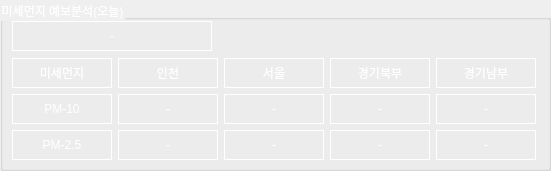
   <widget class="QGroupBox" name="groupBox_analysis_today">
    <property name="geometry">
     <rect>
      <x>10</x>
      <y>160</y>
      <width>551</width>
      <height>171</height>
     </rect>
    </property>
    <property name="styleSheet">
     <string notr="true">color: rgb(255, 255, 255);</string>
    </property>
    <property name="title">
     <string>미세먼지 예보분석(오늘)</string>
    </property>
    <widget class="QWidget" name="gridLayoutWidget_3">
     <property name="geometry">
      <rect>
       <x>10</x>
       <y>20</y>
       <width>528</width>
       <height>142</height>
      </rect>
     </property>
     <layout class="QGridLayout" name="gridLayout_analysis_today">
      <item row="0" column="0">
       <widget class="QLabel" name="label_analysis_time">
        <property name="sizePolicy">
         <sizepolicy hsizetype="Fixed" vsizetype="Fixed">
          <horstretch>0</horstretch>
          <verstretch>0</verstretch>
         </sizepolicy>
        </property>
        <property name="minimumSize">
         <size>
          <width>200</width>
          <height>30</height>
         </size>
        </property>
        <property name="frameShape">
         <enum>QFrame::Box</enum>
        </property>
        <property name="frameShadow">
         <enum>QFrame::Plain</enum>
        </property>
        <property name="lineWidth">
         <number>1</number>
        </property>
        <property name="text">
         <string>-</string>
        </property>
        <property name="alignment">
         <set>Qt::AlignCenter</set>
        </property>
       </widget>
      </item>
      <item row="1" column="0">
       <layout class="QGridLayout" name="gridLayout_analysis_today_table">
        <item row="0" column="0">
         <widget class="QLabel" name="label_analysis_header">
          <property name="sizePolicy">
           <sizepolicy hsizetype="Fixed" vsizetype="Fixed">
            <horstretch>0</horstretch>
            <verstretch>0</verstretch>
           </sizepolicy>
          </property>
          <property name="minimumSize">
           <size>
            <width>100</width>
            <height>30</height>
           </size>
          </property>
          <property name="frameShape">
           <enum>QFrame::Box</enum>
          </property>
          <property name="frameShadow">
           <enum>QFrame::Plain</enum>
          </property>
          <property name="lineWidth">
           <number>1</number>
          </property>
          <property name="text">
           <string>미세먼지</string>
          </property>
          <property name="alignment">
           <set>Qt::AlignCenter</set>
          </property>
         </widget>
        </item>
        <item row="2" column="4">
         <widget class="QLabel" name="label_analysis_pm25_today_04">
          <property name="sizePolicy">
           <sizepolicy hsizetype="Fixed" vsizetype="Fixed">
            <horstretch>0</horstretch>
            <verstretch>0</verstretch>
           </sizepolicy>
          </property>
          <property name="minimumSize">
           <size>
            <width>100</width>
            <height>30</height>
           </size>
          </property>
          <property name="frameShape">
           <enum>QFrame::Box</enum>
          </property>
          <property name="frameShadow">
           <enum>QFrame::Plain</enum>
          </property>
          <property name="lineWidth">
           <number>1</number>
          </property>
          <property name="text">
           <string>-</string>
          </property>
          <property name="alignment">
           <set>Qt::AlignCenter</set>
          </property>
         </widget>
        </item>
        <item row="1" column="3">
         <widget class="QLabel" name="label_analysis_pm10_today_03">
          <property name="sizePolicy">
           <sizepolicy hsizetype="Fixed" vsizetype="Fixed">
            <horstretch>0</horstretch>
            <verstretch>0</verstretch>
           </sizepolicy>
          </property>
          <property name="minimumSize">
           <size>
            <width>100</width>
            <height>30</height>
           </size>
          </property>
          <property name="frameShape">
           <enum>QFrame::Box</enum>
          </property>
          <property name="frameShadow">
           <enum>QFrame::Plain</enum>
          </property>
          <property name="lineWidth">
           <number>1</number>
          </property>
          <property name="text">
           <string>-</string>
          </property>
          <property name="alignment">
           <set>Qt::AlignCenter</set>
          </property>
         </widget>
        </item>
        <item row="2" column="1">
         <widget class="QLabel" name="label_analysis_pm25_today_01">
          <property name="sizePolicy">
           <sizepolicy hsizetype="Fixed" vsizetype="Fixed">
            <horstretch>0</horstretch>
            <verstretch>0</verstretch>
           </sizepolicy>
          </property>
          <property name="minimumSize">
           <size>
            <width>100</width>
            <height>30</height>
           </size>
          </property>
          <property name="frameShape">
           <enum>QFrame::Box</enum>
          </property>
          <property name="frameShadow">
           <enum>QFrame::Plain</enum>
          </property>
          <property name="lineWidth">
           <number>1</number>
          </property>
          <property name="text">
           <string>-</string>
          </property>
          <property name="alignment">
           <set>Qt::AlignCenter</set>
          </property>
         </widget>
        </item>
        <item row="1" column="0">
         <widget class="QLabel" name="label_analysis_pm10_column">
          <property name="sizePolicy">
           <sizepolicy hsizetype="Fixed" vsizetype="Fixed">
            <horstretch>0</horstretch>
            <verstretch>0</verstretch>
           </sizepolicy>
          </property>
          <property name="minimumSize">
           <size>
            <width>100</width>
            <height>30</height>
           </size>
          </property>
          <property name="frameShape">
           <enum>QFrame::Box</enum>
          </property>
          <property name="frameShadow">
           <enum>QFrame::Plain</enum>
          </property>
          <property name="lineWidth">
           <number>1</number>
          </property>
          <property name="text">
           <string>PM-10</string>
          </property>
          <property name="alignment">
           <set>Qt::AlignCenter</set>
          </property>
         </widget>
        </item>
        <item row="0" column="1">
         <widget class="QLabel" name="label_analysis_city_01_header">
          <property name="sizePolicy">
           <sizepolicy hsizetype="Fixed" vsizetype="Fixed">
            <horstretch>0</horstretch>
            <verstretch>0</verstretch>
           </sizepolicy>
          </property>
          <property name="minimumSize">
           <size>
            <width>100</width>
            <height>30</height>
           </size>
          </property>
          <property name="frameShape">
           <enum>QFrame::Box</enum>
          </property>
          <property name="frameShadow">
           <enum>QFrame::Plain</enum>
          </property>
          <property name="lineWidth">
           <number>1</number>
          </property>
          <property name="text">
           <string>인천</string>
          </property>
          <property name="alignment">
           <set>Qt::AlignCenter</set>
          </property>
         </widget>
        </item>
        <item row="1" column="1">
         <widget class="QLabel" name="label_analysis_pm10_today_01">
          <property name="sizePolicy">
           <sizepolicy hsizetype="Fixed" vsizetype="Fixed">
            <horstretch>0</horstretch>
            <verstretch>0</verstretch>
           </sizepolicy>
          </property>
          <property name="minimumSize">
           <size>
            <width>100</width>
            <height>30</height>
           </size>
          </property>
          <property name="frameShape">
           <enum>QFrame::Box</enum>
          </property>
          <property name="frameShadow">
           <enum>QFrame::Plain</enum>
          </property>
          <property name="lineWidth">
           <number>1</number>
          </property>
          <property name="text">
           <string>-</string>
          </property>
          <property name="alignment">
           <set>Qt::AlignCenter</set>
          </property>
         </widget>
        </item>
        <item row="0" column="4">
         <widget class="QLabel" name="label_analysis_city_04_header">
          <property name="sizePolicy">
           <sizepolicy hsizetype="Fixed" vsizetype="Fixed">
            <horstretch>0</horstretch>
            <verstretch>0</verstretch>
           </sizepolicy>
          </property>
          <property name="minimumSize">
           <size>
            <width>100</width>
            <height>30</height>
           </size>
          </property>
          <property name="frameShape">
           <enum>QFrame::Box</enum>
          </property>
          <property name="frameShadow">
           <enum>QFrame::Plain</enum>
          </property>
          <property name="lineWidth">
           <number>1</number>
          </property>
          <property name="text">
           <string>경기남부</string>
          </property>
          <property name="alignment">
           <set>Qt::AlignCenter</set>
          </property>
         </widget>
        </item>
        <item row="0" column="2">
         <widget class="QLabel" name="label_analysis_city_02_header">
          <property name="sizePolicy">
           <sizepolicy hsizetype="Fixed" vsizetype="Fixed">
            <horstretch>0</horstretch>
            <verstretch>0</verstretch>
           </sizepolicy>
          </property>
          <property name="minimumSize">
           <size>
            <width>100</width>
            <height>30</height>
           </size>
          </property>
          <property name="frameShape">
           <enum>QFrame::Box</enum>
          </property>
          <property name="frameShadow">
           <enum>QFrame::Plain</enum>
          </property>
          <property name="lineWidth">
           <number>1</number>
          </property>
          <property name="text">
           <string>서울</string>
          </property>
          <property name="alignment">
           <set>Qt::AlignCenter</set>
          </property>
         </widget>
        </item>
        <item row="2" column="0">
         <widget class="QLabel" name="label_analysis_pm25_column">
          <property name="sizePolicy">
           <sizepolicy hsizetype="Fixed" vsizetype="Fixed">
            <horstretch>0</horstretch>
            <verstretch>0</verstretch>
           </sizepolicy>
          </property>
          <property name="minimumSize">
           <size>
            <width>100</width>
            <height>30</height>
           </size>
          </property>
          <property name="frameShape">
           <enum>QFrame::Box</enum>
          </property>
          <property name="frameShadow">
           <enum>QFrame::Plain</enum>
          </property>
          <property name="lineWidth">
           <number>1</number>
          </property>
          <property name="text">
           <string>PM-2.5</string>
          </property>
          <property name="alignment">
           <set>Qt::AlignCenter</set>
          </property>
         </widget>
        </item>
        <item row="2" column="2">
         <widget class="QLabel" name="label_analysis_pm25_today_02">
          <property name="sizePolicy">
           <sizepolicy hsizetype="Fixed" vsizetype="Fixed">
            <horstretch>0</horstretch>
            <verstretch>0</verstretch>
           </sizepolicy>
          </property>
          <property name="minimumSize">
           <size>
            <width>100</width>
            <height>30</height>
           </size>
          </property>
          <property name="frameShape">
           <enum>QFrame::Box</enum>
          </property>
          <property name="frameShadow">
           <enum>QFrame::Plain</enum>
          </property>
          <property name="lineWidth">
           <number>1</number>
          </property>
          <property name="text">
           <string>-</string>
          </property>
          <property name="alignment">
           <set>Qt::AlignCenter</set>
          </property>
         </widget>
        </item>
        <item row="1" column="4">
         <widget class="QLabel" name="label_analysis_pm10_today_04">
          <property name="sizePolicy">
           <sizepolicy hsizetype="Fixed" vsizetype="Fixed">
            <horstretch>0</horstretch>
            <verstretch>0</verstretch>
           </sizepolicy>
          </property>
          <property name="minimumSize">
           <size>
            <width>100</width>
            <height>30</height>
           </size>
          </property>
          <property name="frameShape">
           <enum>QFrame::Box</enum>
          </property>
          <property name="frameShadow">
           <enum>QFrame::Plain</enum>
          </property>
          <property name="lineWidth">
           <number>1</number>
          </property>
          <property name="text">
           <string>-</string>
          </property>
          <property name="alignment">
           <set>Qt::AlignCenter</set>
          </property>
         </widget>
        </item>
        <item row="1" column="2">
         <widget class="QLabel" name="label_analysis_pm10_today_02">
          <property name="sizePolicy">
           <sizepolicy hsizetype="Fixed" vsizetype="Fixed">
            <horstretch>0</horstretch>
            <verstretch>0</verstretch>
           </sizepolicy>
          </property>
          <property name="minimumSize">
           <size>
            <width>100</width>
            <height>30</height>
           </size>
          </property>
          <property name="frameShape">
           <enum>QFrame::Box</enum>
          </property>
          <property name="frameShadow">
           <enum>QFrame::Plain</enum>
          </property>
          <property name="lineWidth">
           <number>1</number>
          </property>
          <property name="text">
           <string>-</string>
          </property>
          <property name="alignment">
           <set>Qt::AlignCenter</set>
          </property>
         </widget>
        </item>
        <item row="0" column="3">
         <widget class="QLabel" name="label_analysis_city_03_header">
          <property name="sizePolicy">
           <sizepolicy hsizetype="Fixed" vsizetype="Fixed">
            <horstretch>0</horstretch>
            <verstretch>0</verstretch>
           </sizepolicy>
          </property>
          <property name="minimumSize">
           <size>
            <width>100</width>
            <height>30</height>
           </size>
          </property>
          <property name="frameShape">
           <enum>QFrame::Box</enum>
          </property>
          <property name="frameShadow">
           <enum>QFrame::Plain</enum>
          </property>
          <property name="lineWidth">
           <number>1</number>
          </property>
          <property name="text">
           <string>경기북부</string>
          </property>
          <property name="alignment">
           <set>Qt::AlignCenter</set>
          </property>
         </widget>
        </item>
        <item row="2" column="3">
         <widget class="QLabel" name="label_analysis_pm25_today_03">
          <property name="sizePolicy">
           <sizepolicy hsizetype="Fixed" vsizetype="Fixed">
            <horstretch>0</horstretch>
            <verstretch>0</verstretch>
           </sizepolicy>
          </property>
          <property name="minimumSize">
           <size>
            <width>100</width>
            <height>30</height>
           </size>
          </property>
          <property name="frameShape">
           <enum>QFrame::Box</enum>
          </property>
          <property name="frameShadow">
           <enum>QFrame::Plain</enum>
          </property>
          <property name="lineWidth">
           <number>1</number>
          </property>
          <property name="text">
           <string>-</string>
          </property>
          <property name="alignment">
           <set>Qt::AlignCenter</set>
          </property>
         </widget>
        </item>
       </layout>
      </item>
     </layout>
    </widget>
   </widget>
